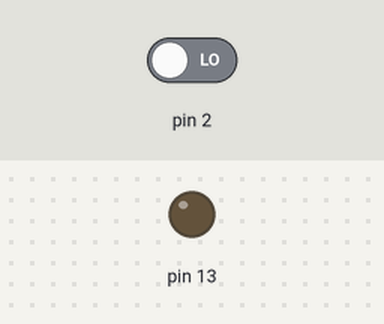
The sketch below on a simulated Arduino Uno, built with avr-gcc and run on an emulated ATmega328P. Parts: output pins drawn as LEDs (lit = HIGH). Dashed ring = blinking. Inputs (shaded band) come from the test bench; at power-on: pin 2 LOW.

Above: at 1.2 s.
1.3 s: pin 2 driven HIGH
At 1.51 s:
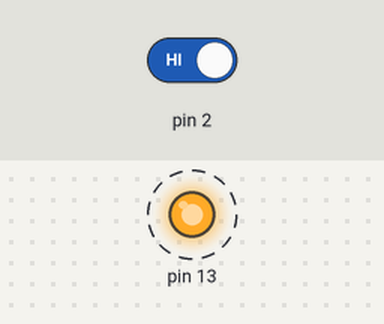
4.3 s: pin 2 driven LOW
At 4.3 s:
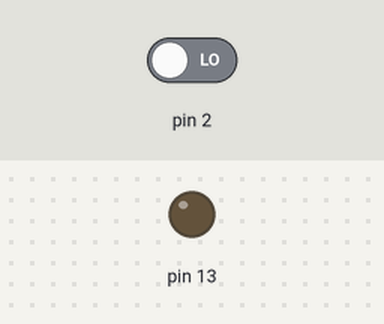
Timing chart, 0 to 7.3 s (numbered marks = the images above; inputs shaded):
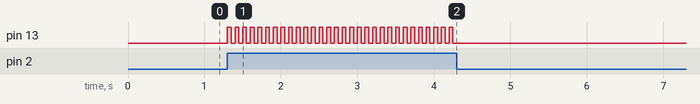

Measured:
- after the input at 1.3 s, pin 13: alternates HIGH for 0.05 s and LOW for 0.05 s, starting at once
- after the input at 4.3 s, pin 13: stops changing and stays LOW

The sketch:

movimientoPIR.ino
```cpp
/*Este programa, cada vez que el sensor de movimiento
* detecta movimiento, hace parpadear el LED del pin 13 de la placa
* del Arduino UNO.
*/
void setup() {
  pinMode(13, OUTPUT);
  pinMode(2, INPUT);
}

void loop() {
  int value = digitalRead(2);
  if (value == HIGH) {
    digitalWrite(13, HIGH);
    delay(50);
    digitalWrite(13, LOW);
    delay(50);
  } else {
    digitalWrite(13, LOW);
  }

}
```
